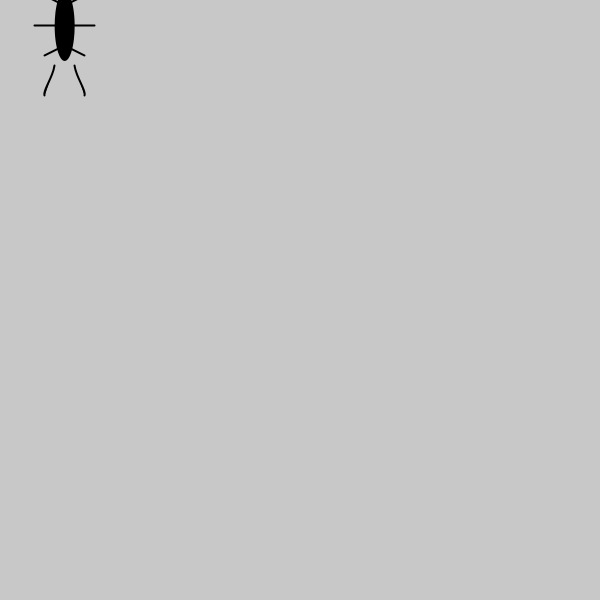
Frame 1 (no input)
Frame 60 (the mouse pressed at the canvas centre just before this capture): identical to frame 1, image omitted
Frame 120 (the mouse held since frame 60 and released just before this capture): identical to frame 1, image omitted

The Processing sketch that drew this single still picture (run headless with seeded random() and noise(); from frame 60 on, the mouse is pressed at the canvas centre):

// Processing sketch: Bugmovement_Control_by_Key
// ── Bugmovement_Control_by_Key.pde
Bug myBug = new Bug();
void setup() {
  size(600, 600);
}
void draw() {
  background(200);
  myBug.display();
  myBug.move();
}
// ── Bug.pde
class Bug { 
  float xPos;
  float yPos;
  float ySpeed;
  float xSpeed;
  float bugSize = 20;
  color displayColor;

  Bug() {
    xPos = random(width);
    yPos = random(height);
  }
  void display () {
    if (!keyPressed) {
      //draw legs
      stroke(0);
      strokeWeight(2);
      line(xPos, yPos-20, xPos-20, yPos-30);
      line(xPos, yPos, xPos-30, yPos);
      line(xPos, yPos+20, xPos-20, yPos+30);
      line(xPos, yPos-20, xPos+20, yPos-30);
      line(xPos, yPos, xPos+30, yPos);
      line(xPos, yPos+20, xPos+20, yPos+30);
      //draw a bugs
      noStroke();
      fill(displayColor);
      ellipse(xPos, yPos, bugSize, bugSize+50);
      stroke(0);
      curve(xPos-10, yPos, xPos-10, yPos+40, xPos-20, yPos+70, xPos, yPos+70);
      curve(xPos+10, yPos, xPos+10, yPos+40, xPos+20, yPos+70, xPos, yPos+70);
    }
  }
  void move() {
    yPos += ySpeed;
    xPos += xSpeed;
    if (yPos>height) {
      //reset top
      yPos =0;
    } else if (yPos<0) {
      yPos =height;
    } else if (xPos>width) {
      xPos=0;
    } else if (xPos<0) {
      xPos=width;
    }
    if (keyPressed) {
      if (key == CODED) {
        // arrow key, shift, control, etc...
        if (keyCode == 38) {
          yPos-=3;
          //draw legs
          stroke(0);
          strokeWeight(2);
          line(xPos, yPos-20, xPos-20, yPos-30);
          line(xPos, yPos, xPos-30, yPos);
          line(xPos, yPos+20, xPos-20, yPos+30);
          line(xPos, yPos-20, xPos+20, yPos-30);
          line(xPos, yPos, xPos+30, yPos);
          line(xPos, yPos+20, xPos+20, yPos+30);
          //draw a bugs
          noStroke();
          fill(displayColor);
          ellipse(xPos, yPos, bugSize, bugSize+50);
          stroke(0);
          curve(xPos-10, yPos, xPos-10, yPos-40, xPos-20, yPos-70, xPos, yPos-70);
          curve(xPos+10, yPos, xPos+10, yPos-40, xPos+20, yPos-70, xPos, yPos-70);
        }  
        if (keyCode == 40) {
          yPos+=3;
          //draw legs
          stroke(0);
          strokeWeight(2);
          line(xPos, yPos-20, xPos-20, yPos-30);
          line(xPos, yPos, xPos-30, yPos);
          line(xPos, yPos+20, xPos-20, yPos+30);
          line(xPos, yPos-20, xPos+20, yPos-30);
          line(xPos, yPos, xPos+30, yPos);
          line(xPos, yPos+20, xPos+20, yPos+30);
          //draw a bugs
          noStroke();
          fill(displayColor);
          ellipse(xPos, yPos, bugSize, bugSize+50);
          stroke(0);
          curve(xPos-10, yPos, xPos-10, yPos+40, xPos-20, yPos+70, xPos, yPos+70);
          curve(xPos+10, yPos, xPos+10, yPos+40, xPos+20, yPos+70, xPos, yPos+70);
        }
        if (keyCode == 39) {
          xPos+=3;
          //draw legs
          stroke(0);
          strokeWeight(2);
          line(xPos-20, yPos, xPos-30, yPos-20);
          line(xPos, yPos, xPos, yPos-30);
          line(xPos+20, yPos, xPos+30, yPos-20);
          line(xPos-20, yPos, xPos-30, yPos+20);
          line(xPos, yPos, xPos, yPos+30);
          line(xPos+20, yPos, xPos+30, yPos+20);
          //draw a bugs
          noStroke();
          fill(displayColor);
          ellipse(xPos, yPos, bugSize+50, bugSize);
          stroke(0);
          curve(xPos-10, yPos, xPos+40, yPos-10, xPos+70, yPos-20, xPos+70, yPos);
          curve(xPos+10, yPos, xPos+40, yPos+10, xPos+70, yPos+20, xPos+70, yPos);
        }
        if (keyCode == 37) {
          stroke(0);
          strokeWeight(2);
          line(xPos-20, yPos, xPos-30, yPos-20);
          line(xPos, yPos, xPos, yPos-30);
          line(xPos+20, yPos, xPos+30, yPos-20);
          line(xPos-20, yPos, xPos-30, yPos+20);
          line(xPos, yPos, xPos, yPos+30);
          line(xPos+20, yPos, xPos+30, yPos+20);
          //draw a bugs
          noStroke();
          fill(displayColor);
          ellipse(xPos, yPos, bugSize+50, bugSize);
          stroke(0);
          curve(xPos-10, yPos, xPos-40, yPos-10, xPos-70, yPos-20, xPos-70, yPos);
          curve(xPos+10, yPos, xPos-40, yPos+10, xPos-70, yPos+20, xPos-70, yPos);
          xPos-=3;
        }
        println(key, keyCode);
      }
    }
  }
}
